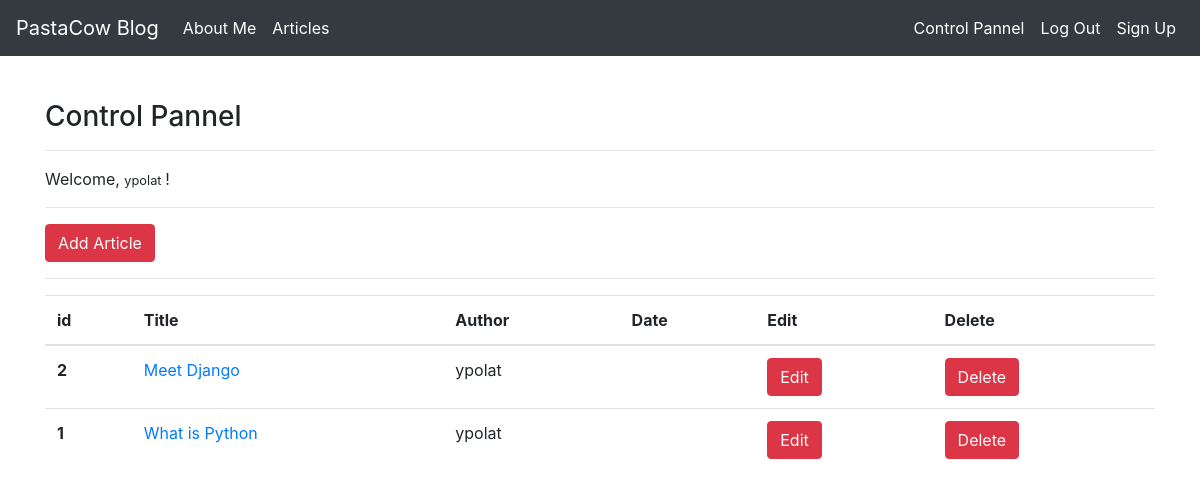
The app's page /articles/dashboard/ (signed in) with its own data.
### article/models.py (models this page shows, shortened)
class Article(models.Model):
    author = models.ForeignKey("auth.User", on_delete= models.CASCADE) # if user is deleted cascade deletes all the info about user
    title = models.CharField(max_length=50)
    content = RichTextField()
    created_date = models.DateTimeField(auto_now_add=True) #this automatically gets the date
    article_image = models.FileField(blank = True, null = True, verbose_name="Add pictures to the article")
    class Meta:
        ordering = ["-created_date"]

### article/views.py (the view)
# urls.py: path('dashboard/', views.dashboard, name= "dashboard"),
@login_required(login_url="user:login")
def dashboard(request):
    articles = Article.objects.filter(author = request.user)
    context = {
        "articles": articles
    }
    return render(request, "dashboard.html", context)

### templates/dashboard.html
{% extends "layout.html" %}
{% block body %}
<h3> Control Pannel </h3>
<hr>
<p>
 Welcome, <small> {{request.user.username}} </small> !
</p>
<hr>
<a class="btn btn-danger" href="{% url 'article:addarticle' %}" > Add Article </a>
<hr>
{% if articles %}
<table class="table">
  <thead>
    <tr>
      <th scope="col">id</th>
      <th scope="col">Title</th>
      <th scope="col">Author</th>
      <th scope="col">Date</th>
      <th scope="col">Edit</th>
      <th scope="col">Delete</th>
    </tr>
  </thead>
  <tbody>
  {% for article in articles  %}
      <tr>
      <th scope="row"> {{article.id}} </th>
      <td> <a href = "{% url 'article:detail' article.id %} "> {{article.title}}  </a> </td>
      <td>{{article.author.username}}</td>
      <td>{{author.date_created}}</td>
      <td> <a href = "{% url 'article:edit' article.id %} " class = "btn btn-danger"> Edit</a> </td>
      <td> <a href = "{% url 'article:delete' article.id %} " class = "btn btn-danger"> Delete</a> </td>
    </tr>
  {% endfor %}
  </tbody>
</table>
{% else %}
<div class = "alert alert-danger">
You do not have an article yet...
</div>
{% endif %}
{% endblock body %}

### records on screen
Article: id "2", title "Meet Django", author.username "ypolat"
Article: id "1", title "What is Python", author.username "ypolat"

### other values on screen
{{ request.user.username }} "ypolat"
